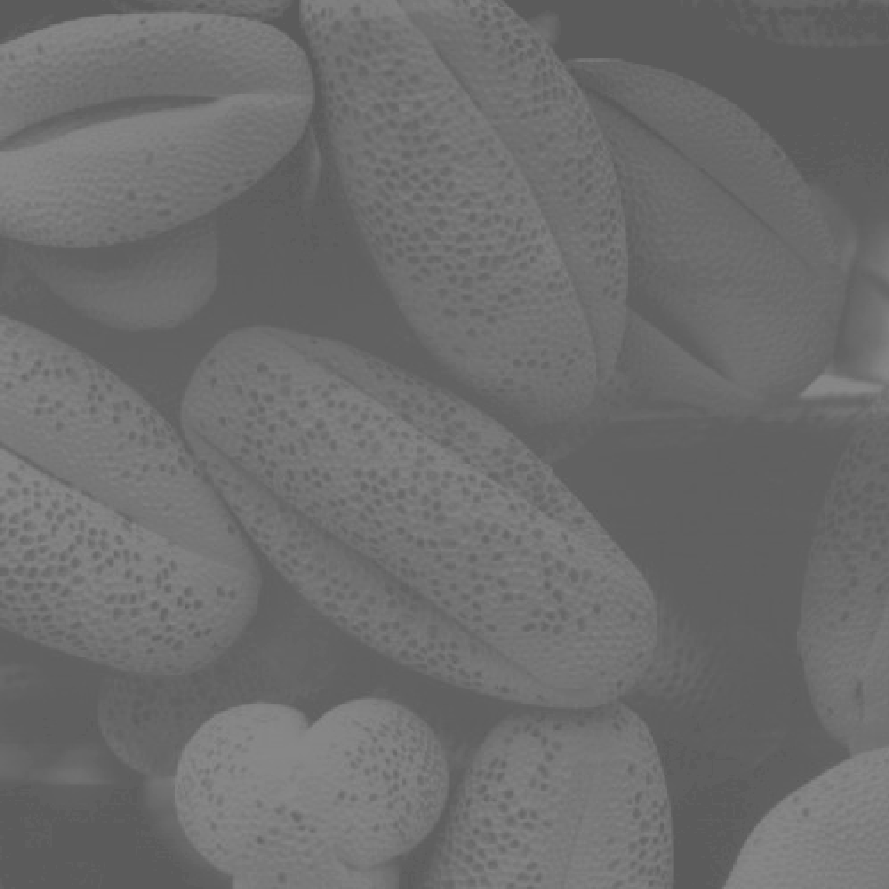
%> input picture CSE-3226 Digital Image Processing Lab/MatWork/Contrast.tif, 889 x 889 px
$ octave contrast_stretching.m   (GNU Octave 9; MATLAB toolbox functions it lacks are replaced by stand-ins)
%> lines starting %> are read from the running program, lines starting %| are printed output that depends on the picture
clc;
im = imread('contrast.tif');
%> im is the input picture: size 889x889 uint8; min 91, max 138, mean 109.1
[r,c] = size(im);
%> r = 889; c = 889
max = 0;
for i = 1:500
    for j = 1:500
        if(im(i,j,:) >= max)
            max = im(i,j,:);
            a = i;
            b = j;
        end
    end
end
%> after the loop, a = 497; b = 33; max = 136
min = 255;
for i = 1:500
    for j = 1:500
        if(im(i,j,:) <= min)
            min = im(i,j,:);
            c = i;
            d = j;
        end
    end
end
%> after the loop, c = 263; d = 313; min = 91

r1 = min;
%> r1 = 91
r2 = max;
%> r2 = 136
rp = 255/(max - min);
%> rp = 6
s1 = 0;
s2 = 255;

%im2 = imadjust(im,stretchlim(im),[]);

%im(c,d,:) = s1;
%im(a,b,:) = s2;
im(:,:,:) = rp*(im(:,:,:) - min);
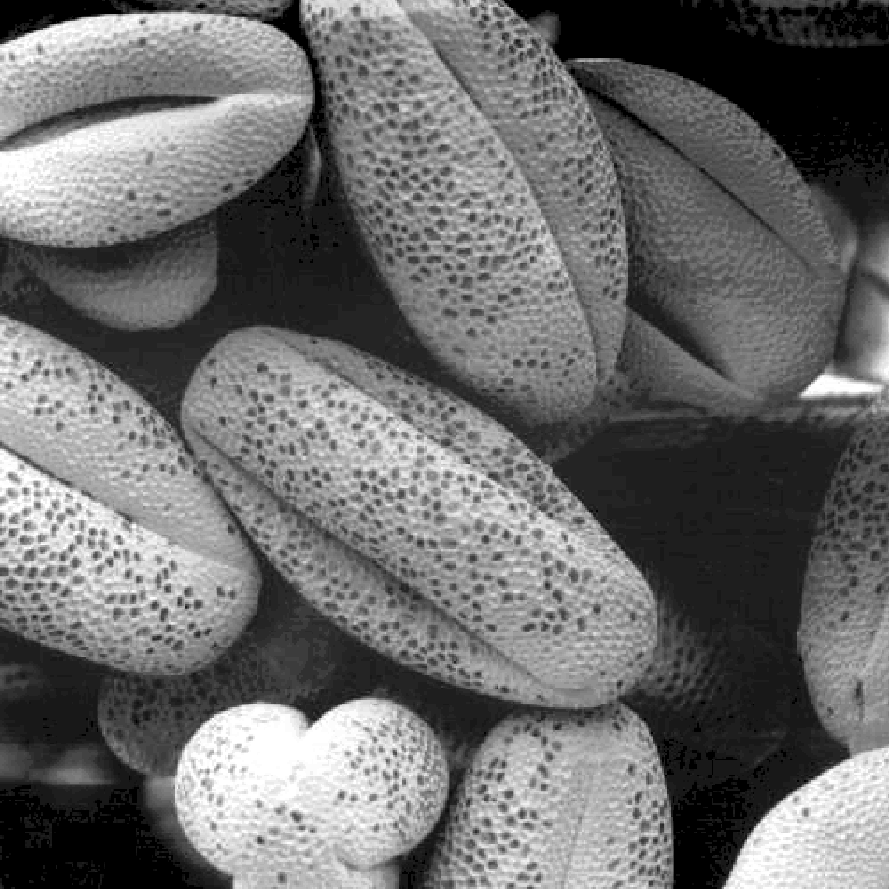
%> im: size 889x889 uint8; min 0, max 255, mean 108.5
imhist(im);
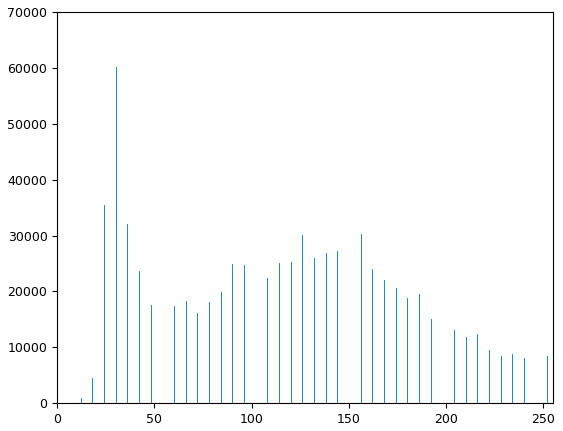
%> figure redrawn from the program's plot data; highest point at x = 30, y = 60247
figure,imshow(im);
%figure, imshow(im2);
